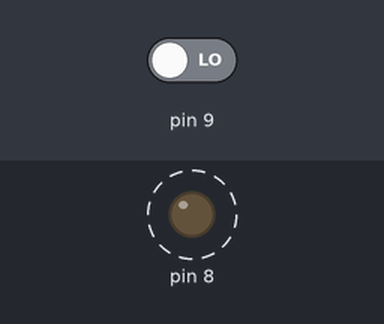
Bench run of a sketch on a simulated Arduino Uno, built with avr-gcc and run on an emulated ATmega328P. On the bench: output pins drawn as LEDs (lit = HIGH). Dashed ring = blinking. The inputs (shaded band) are chosen by the test bench; at power-on: pin 9 LOW. What the sketch prints to the serial monitor is not drawn.

Above: at 1.1 s.
Timing chart, 0 to 4.8 s (numbered marks = the images above):
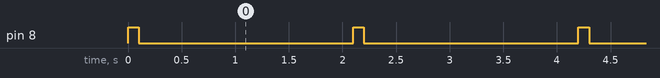

The sketch:

week_7_1.ino
```cpp
int distance,duration;
void setup() {
  // put your setup code here, to run once:
  Serial.begin(9600);
  pinMode(8,OUTPUT);
  pinMode(9,INPUT);
}

void loop() {
  // put your main code here, to run repeatedly:
  digitalWrite(8,HIGH);
  delay(100);
  digitalWrite(8,LOW);
  duration=pulseIn(9,1);
  distance=duration*0.032/2;
  Serial.print("Distance");
  Serial.print(distance);
  Serial.println("cm");
  delay(1000);
}
```

Measured:
- by itself, pin 8: alternates HIGH for 0.10 s and LOW for 2.0 s
